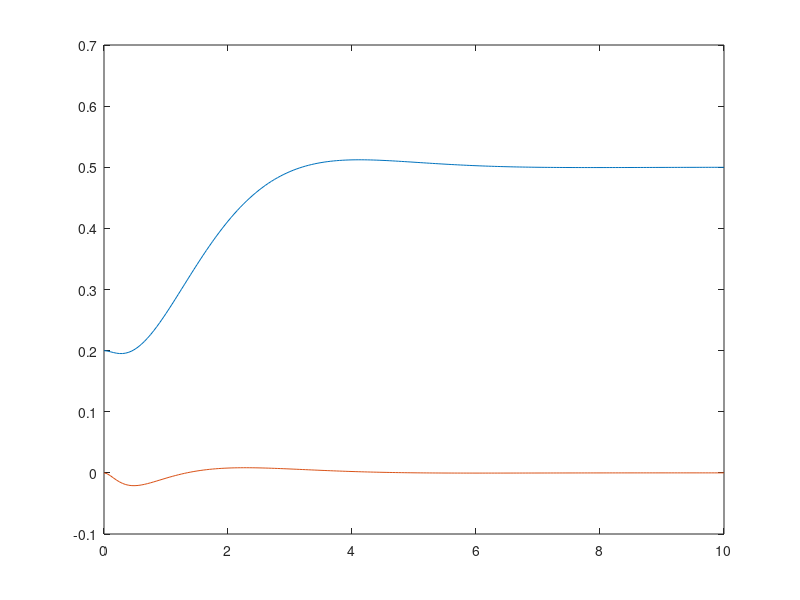

This chart was generated by the following MATLAB code:
M = .5;
m = 0.2;
b = 0.1;
I = 0.006;
g = 9.8;
l = 0.3;
p = I*(M+m)+M*m*l^2;
A = [0 1 0 0; 0 -(I+m*l^2)*b/p (m^2*g*l^2)/p 0; 0 0 0 1; 0 -(m*l*b)/p m*g*l*(M+m)/p 0];
B = [ 0; (I+m*l^2)/p; 0; m*l/p];
C = [1 0 0 0; 0 0 1 0];
D = [0; 0];
K = lqr(A,B,C'*C,1);
Ac = [(A-B*K)];
N = -inv(C(1,:)*inv(A-B*K)*B);

sys = ss(Ac,B*N,C,D);

t = 0:0.05:10;
r =0.2;
initPozicia=0;
initUhol=0;
[y,t,x]=lsim(sys,r*ones(size(t)),t,[initPozicia;0;initUhol;0]);
plot(t,y)

r=0.5;
[y,t,x]=lsim(sys,r*ones(size(t)),t,x(size(x,1),:));
plot(t,y)